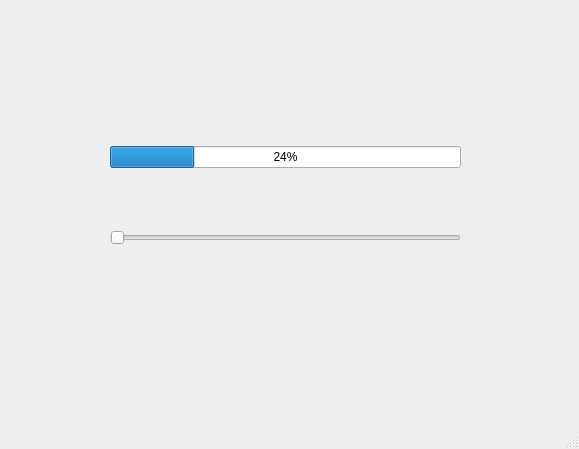
<?xml version="1.0" encoding="UTF-8"?>
<ui version="4.0">
 <class>MainWindow</class>
 <widget class="QMainWindow" name="MainWindow">
  <property name="geometry">
   <rect>
    <x>0</x>
    <y>0</y>
    <width>579</width>
    <height>449</height>
   </rect>
  </property>
  <property name="windowTitle">
   <string>MainWindow</string>
  </property>
  <widget class="QWidget" name="centralwidget">
   <widget class="QWidget" name="">
    <property name="geometry">
     <rect>
      <x>110</x>
      <y>90</y>
      <width>351</width>
      <height>211</height>
     </rect>
    </property>
    <layout class="QVBoxLayout" name="verticalLayout">
     <item>
      <widget class="QProgressBar" name="progressBar">
       <property name="value">
        <number>24</number>
       </property>
      </widget>
     </item>
     <item>
      <widget class="QSlider" name="horizontalSlider">
       <property name="orientation">
        <enum>Qt::Horizontal</enum>
       </property>
      </widget>
     </item>
    </layout>
   </widget>
  </widget>
  <widget class="QMenuBar" name="menubar">
   <property name="geometry">
    <rect>
     <x>0</x>
     <y>0</y>
     <width>579</width>
     <height>21</height>
    </rect>
   </property>
  </widget>
  <widget class="QStatusBar" name="statusbar"/>
 </widget>
 <resources/>
 <connections/>
</ui>
